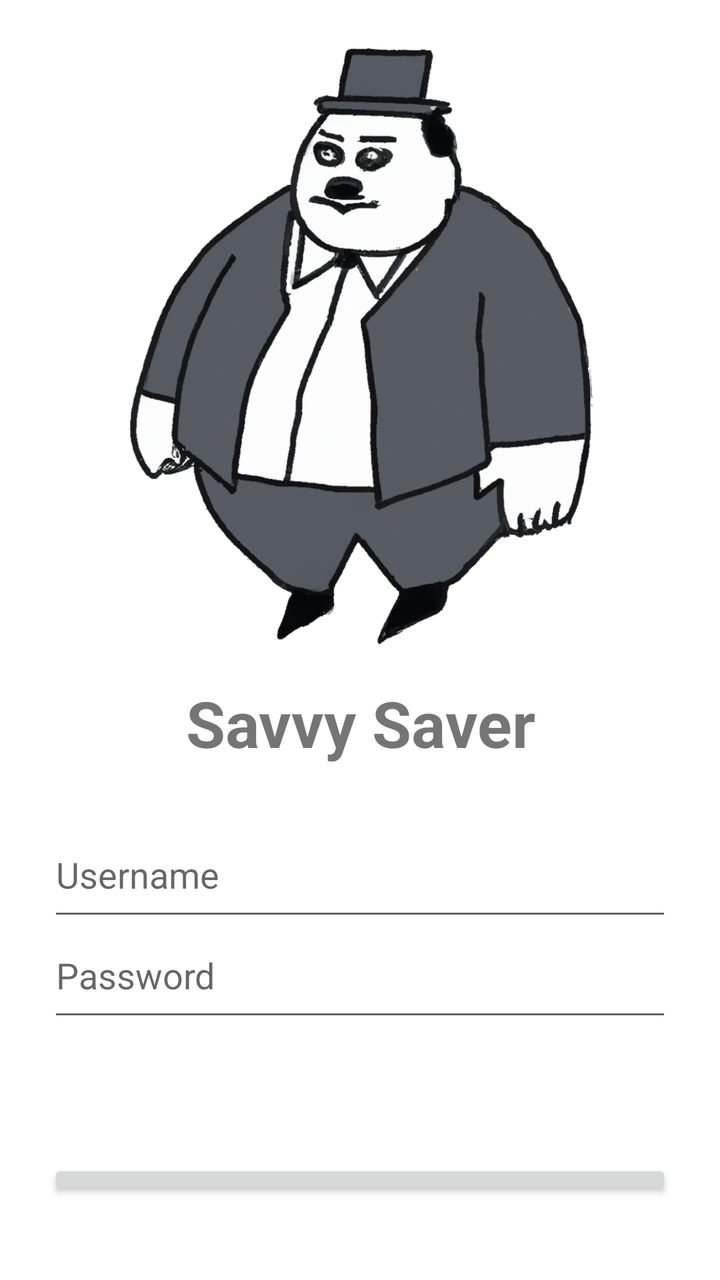
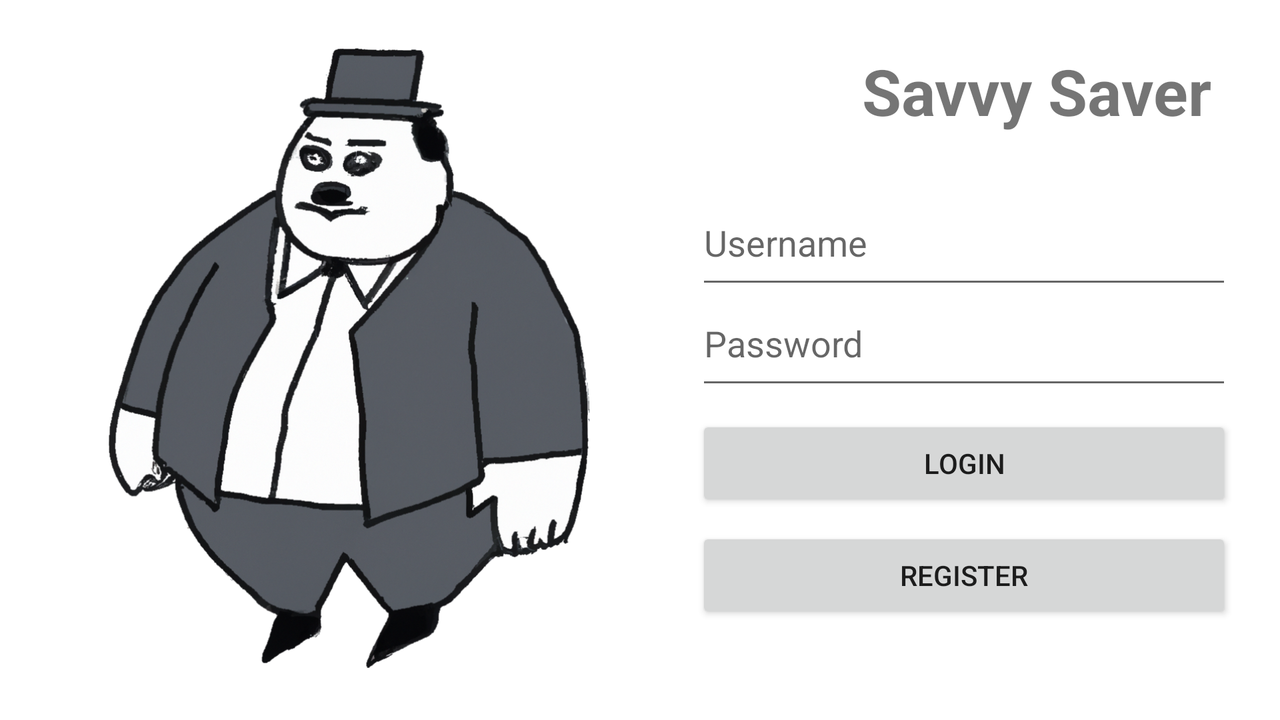

The same Android screen from two of the app's own layout files: first res/layout/ as a phone draws it, then the author's variant for another configuration, drawn on a device whose configuration selects that folder. Both files follow.
<!-- AndroidManifest.xml: application theme Theme.SavvySaver -->
<!-- res/layout/activity_login.xml -->
<?xml version="1.0" encoding="utf-8"?>
<RelativeLayout
    xmlns:android="http://schemas.android.com/apk/res/android"
    android:layout_width="match_parent"
    android:layout_height="match_parent"
    android:padding="24dp">

    <ImageView
        android:id="@+id/logo"
        android:layout_width="wrap_content"
        android:layout_height="300dp"
        android:src="@drawable/logo"
        android:layout_centerHorizontal="true"/>

    <TextView
        android:id="@+id/app_name"
        android:layout_width="match_parent"
        android:layout_height="wrap_content"
        android:text="Savvy Saver"
        android:textSize="32sp"
        android:textStyle="bold"
        android:layout_below="@id/logo"
        android:layout_marginTop="16dp"
        android:gravity="center"/>

    <EditText
        android:id="@+id/username"
        android:layout_width="match_parent"
        android:layout_height="wrap_content"
        android:hint="Username"
        android:paddingBottom="16dp"
        android:layout_below="@id/app_name"
        android:layout_marginTop="32dp"/>

    <EditText
        android:id="@+id/password"
        android:layout_width="match_parent"
        android:layout_height="wrap_content"
        android:hint="Password"
        android:inputType="textPassword"
        android:paddingBottom="16dp"
        android:layout_below="@id/username"/>

    <Button
        android:id="@+id/login"
        android:layout_width="match_parent"
        android:layout_height="wrap_content"
        android:text="Login"
        android:layout_below="@id/password"
        android:layout_marginTop="64dp"
        android:layout_marginBottom="16dp"/>
    <Button
        android:id="@+id/register"
        android:layout_width="match_parent"
        android:layout_height="wrap_content"
        android:text="Register"
        android:layout_below="@id/login"/>



</RelativeLayout>
<!-- resources referenced by this layout -->
<resources>
  <!-- drawable logo: png bitmap (drawable, 637430 bytes) -->
  <style name="Theme.SavvySaver" parent="Theme.MaterialComponents.DayNight.NoActionBar">
          
          <item name="colorPrimary">@color/purple_500</item>
          <item name="colorPrimaryVariant">@color/purple_700</item>
          <item name="colorOnPrimary">@color/white</item>
          
          <item name="colorSecondary">@color/teal_200</item>
          <item name="colorSecondaryVariant">@color/teal_700</item>
          <item name="colorOnSecondary">@color/black</item>
          
          <item name="android:statusBarColor">?attr/colorPrimaryVariant</item>
          
      </style>
</resources>
<!-- res/layout-land/activity_login.xml (the author's variant of the layout above) -->
<!-- drawn on the phone turned sideways -->
<?xml version="1.0" encoding="utf-8"?>
<RelativeLayout
    xmlns:android="http://schemas.android.com/apk/res/android"
    android:layout_width="match_parent"
    android:layout_height="match_parent"
    android:padding="24dp">

    <ImageView
        android:id="@+id/logo"
        android:layout_width="300dp"
        android:layout_height="wrap_content"
        android:src="@drawable/logo"
        android:layout_alignParentStart="true"
        android:layout_alignParentTop="true"
        android:layout_alignParentBottom="true"
        android:layout_centerVertical="true"
        android:layout_weight="1"/>

    <LinearLayout
        android:id="@+id/controls_layout"
        android:layout_width="wrap_content"
        android:layout_height="match_parent"
        android:layout_toEndOf="@id/logo"
        android:layout_marginStart="24dp"
        android:orientation="vertical">

        <TextView
            android:id="@+id/app_name"
            android:layout_width="340dp"
            android:layout_height="wrap_content"
            android:text="Savvy Saver"
            android:textSize="32sp"
            android:textStyle="bold"
            android:gravity="center"/>

        <EditText
            android:id="@+id/username"
            android:layout_width="match_parent"
            android:layout_height="wrap_content"
            android:hint="Username"
            android:paddingBottom="16dp"
            android:layout_marginTop="32dp"/>

        <EditText
            android:id="@+id/password"
            android:layout_width="match_parent"
            android:layout_height="wrap_content"
            android:hint="Password"
            android:inputType="textPassword"
            android:paddingBottom="16dp"/>

        <Button
            android:id="@+id/login"
            android:layout_width="match_parent"
            android:layout_height="wrap_content"
            android:text="Login"
            android:layout_below="@id/password"
            android:layout_marginTop="8dp"
            android:layout_marginBottom="8dp"/>
        <Button
            android:id="@+id/register"
            android:layout_width="match_parent"
            android:layout_height="wrap_content"
            android:text="Register"
            android:layout_below="@id/login"/>

    </LinearLayout>

</RelativeLayout>
